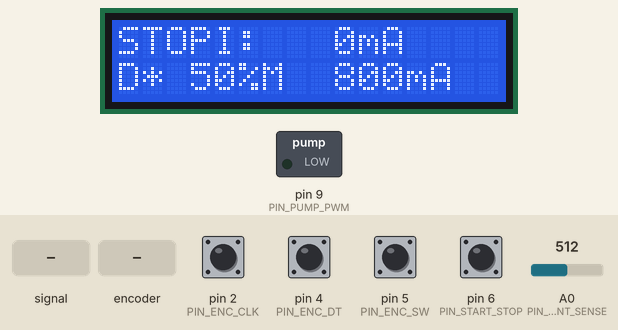
The program below on a simulated Arduino Uno, built with avr-gcc and run on an emulated ATmega328P. On the bench: 16×2 character LCD, switched loads named in the program (green lamp = pin HIGH). The test bench sets the inputs (shaded band); at power-on: pin 2 (PIN_ENC_CLK), pin 4 (PIN_ENC_DT), pin 5 (PIN_ENC_SW), pin 6 (PIN_START_STOP) HIGH, A0 (PIN_CURRENT_SENSE) = 512. EEPROM starts erased; what the program prints to the serial monitor is not drawn.

Above: at 1.3 s.
1.4 s: pin 5 (PIN_ENC_SW) pulled LOW for 0.15 s
At 2.0 s:
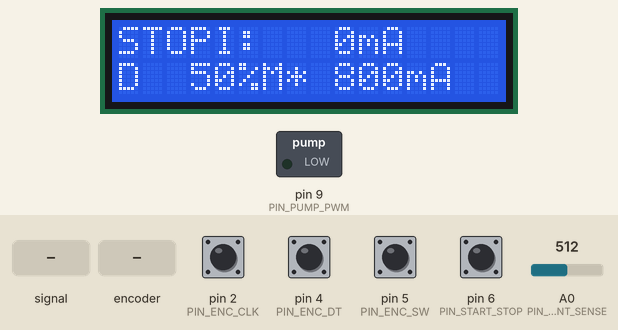
3.0 s: A0 (PIN_CURRENT_SENSE) fed a 200 Hz sine of ±81 counts around its level
At 4.48 s:
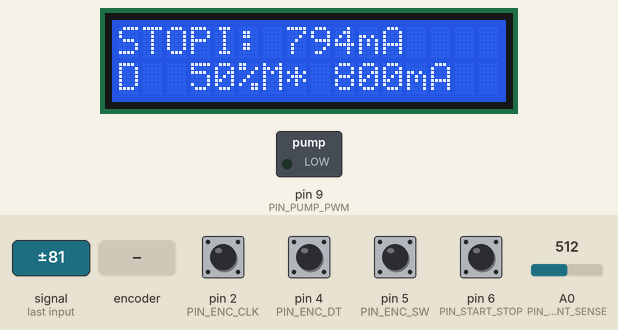
4.5 s: pin 6 (PIN_START_STOP) pulled LOW for 0.15 s
At 4.92 s:
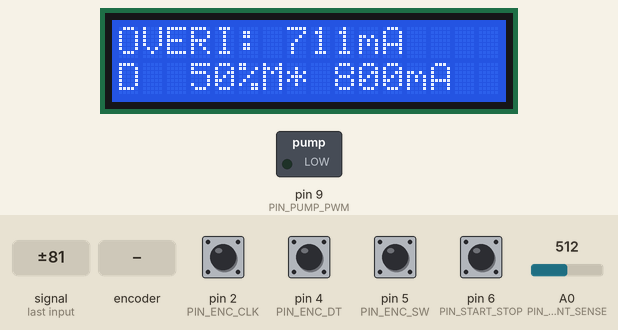
5.2 s: pin 5 (PIN_ENC_SW) pulled LOW for 1 s
At 5.52 s:
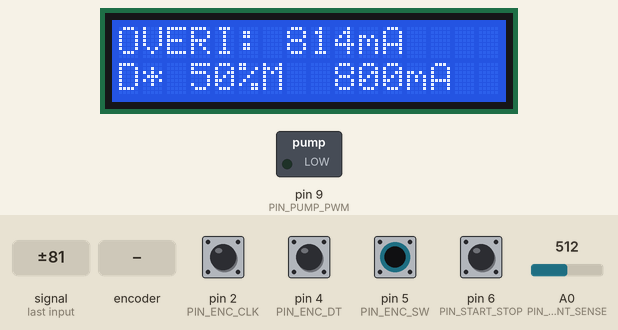
6.8 s: A0 (PIN_CURRENT_SENSE) set to 716
At 8.1 s:
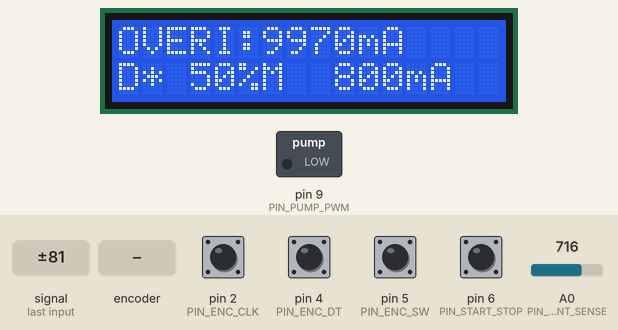
8.4 s: rotary encoder on pin 2 (PIN_ENC_CLK) / pin 4 (PIN_ENC_DT) turned 3 steps (first pin leading)
At 9.9 s:
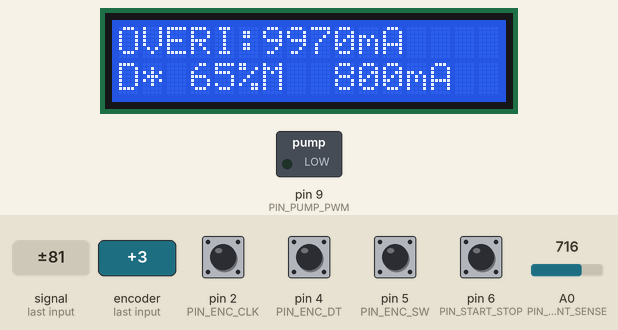
Timing chart, 0 to 11.4 s (numbered marks = the images above; inputs shaded):
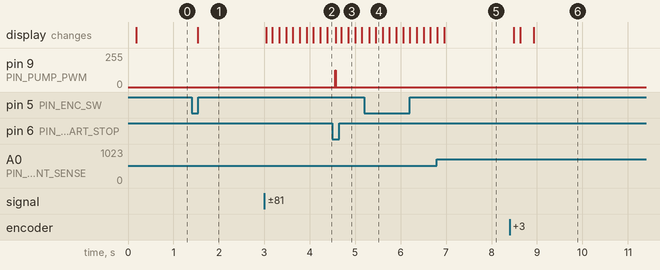

The program:

main.cpp
```cpp
#include <Arduino.h>
#include <EEPROM.h>

#include "pins.h"
#include "encoder.h"
#include "current_sense.h"
#include "pump_state.h"
#include "display.h"

// --- Adjustable limits and step sizes -------------------------------------
constexpr uint8_t DUTY_STEP_PERCENT = 5;
constexpr int16_t MAX_CURRENT_STEP_MA = 50;
constexpr int16_t MAX_CURRENT_CEILING_MA = 2000; // sane ceiling for a 12V pump
constexpr int16_t MAX_CURRENT_FLOOR_MA = 100;

constexpr unsigned long DISPLAY_PERIOD_MS = 150;
constexpr unsigned long SERIAL_LOG_PERIOD_MS = 200;

// --- Settings persisted in EEPROM ------------------------------------------
struct PersistedSettings {
    uint8_t magic;
    uint8_t dutyPercent;
    int16_t maxCurrentMa;
};
constexpr uint8_t SETTINGS_MAGIC = 0xA5;
constexpr int EEPROM_ADDR = 0;

static PersistedSettings s_settings;
static EncoderTarget s_activeTarget = EncoderTarget::Duty;
static bool s_running = false;
static bool s_overCurrentLatched = false;

static unsigned long s_lastDisplayMs = 0;
static unsigned long s_lastSerialMs = 0;

static void loadSettings() {
    EEPROM.get(EEPROM_ADDR, s_settings);
    if (s_settings.magic != SETTINGS_MAGIC) {
        s_settings.magic = SETTINGS_MAGIC;
        s_settings.dutyPercent = 50;
        s_settings.maxCurrentMa = 800;
        EEPROM.put(EEPROM_ADDR, s_settings);
    }
}

static void saveSettings() {
    // EEPROM.put does an "update" - it only writes bytes that changed.
    EEPROM.put(EEPROM_ADDR, s_settings);
}

static void applyEncoderDelta() {
    int delta = encoderTakeDelta();
    if (delta == 0) {
        return;
    }

    if (s_activeTarget == EncoderTarget::Duty) {
        int newDuty = (int)s_settings.dutyPercent + delta * DUTY_STEP_PERCENT;
        newDuty = constrain(newDuty, 0, 100);
        s_settings.dutyPercent = (uint8_t)newDuty;
    } else {
        int newLimit = (int)s_settings.maxCurrentMa + delta * MAX_CURRENT_STEP_MA;
        newLimit = constrain(newLimit, MAX_CURRENT_FLOOR_MA, MAX_CURRENT_CEILING_MA);
        s_settings.maxCurrentMa = (int16_t)newLimit;
    }
    saveSettings();
}

static void applyEncoderClick() {
    if (encoderTakeClick()) {
        s_activeTarget = (s_activeTarget == EncoderTarget::Duty) ? EncoderTarget::MaxCurrent
                                                                   : EncoderTarget::Duty;
    }
}

static void applyStartStop() {
    if (!startStopTakePress()) {
        return;
    }
    if (s_overCurrentLatched) {
        // The first press after a trip only clears the latch; the pump does not
        // start by itself - press again.
        s_overCurrentLatched = false;
        s_running = false;
    } else {
        s_running = !s_running;
    }
}

void setup() {
    Serial.begin(9600); // 9600 is reliable even on the internal RC oscillator (see platformio.ini)

    pinMode(PIN_PUMP_PWM, OUTPUT);
    analogWrite(PIN_PUMP_PWM, 0); // pump must be off before zero-current calibration

    encoderInit();
    displayInit();
    loadSettings();

    // The pump is known to be stopped (analogWrite(0) above) - calibrate the
    // ACS712 zero against this module's real offset.
    currentSenseInit();
}

void loop() {
    applyEncoderDelta();
    applyEncoderClick();
    applyStartStop();

    float dutyFraction = s_running ? (s_settings.dutyPercent / 100.0f) : 0.0f;
    analogWrite(PIN_PUMP_PWM, s_running ? map(s_settings.dutyPercent, 0, 100, 0, 255) : 0);

    int16_t measuredMa = readAveragedCurrentMa();
    int16_t effectiveMa = estimateEffectiveCurrentMa(measuredMa, dutyFraction);

    if (s_running && !s_overCurrentLatched && measuredMa > s_settings.maxCurrentMa) {
        s_running = false;
        s_overCurrentLatched = true;
        analogWrite(PIN_PUMP_PWM, 0);
    }

    PumpClassification classification;
    if (s_overCurrentLatched) {
        classification = {PumpState::OverCurrent, 0};
    } else {
        classification = classifyPump(effectiveMa, s_settings.maxCurrentMa);
    }

    unsigned long now = millis();
    if (now - s_lastDisplayMs >= DISPLAY_PERIOD_MS) {
        s_lastDisplayMs = now;
        displayUpdate(classification.state, measuredMa, s_settings.dutyPercent,
                       classification.pressureUnits, s_activeTarget, s_settings.maxCurrentMa);
    }

    if (now - s_lastSerialMs >= SERIAL_LOG_PERIOD_MS) {
        s_lastSerialMs = now;
        Serial.print(F("duty="));
        Serial.print(s_settings.dutyPercent);
        Serial.print(F(" limit="));
        Serial.print(s_settings.maxCurrentMa);
        Serial.print(F(" measuredMa="));
        Serial.print(measuredMa);
        Serial.print(F(" effectiveMa="));
        Serial.print(effectiveMa);
        Serial.print(F(" pressure="));
        Serial.print(classification.pressureUnits);
        Serial.print(F(" state="));
        Serial.println((int)classification.state);
    }
}
```

current_sense.cpp
```cpp
#include "current_sense.h"
#include "pins.h"

static float s_zeroOffsetV = 2.5f;
static constexpr float ADC_VREF_V = 5.0f;
static constexpr int ADC_MAX_COUNTS = 1023;
static constexpr int SAMPLE_COUNT = 32;

static float readAdcVoltageAveraged(int samples) {
    long sum = 0;
    for (int i = 0; i < samples; i++) {
        sum += analogRead(PIN_CURRENT_SENSE);
    }
    float avgCounts = (float)sum / samples;
    return (avgCounts / ADC_MAX_COUNTS) * ADC_VREF_V;
}

void currentSenseInit() {
    // The pump is guaranteed off in setup() before this call - use that window
    // to measure the real ACS712 zero offset (real modules are not exactly Vcc/2).
    s_zeroOffsetV = readAdcVoltageAveraged(200);
}

int16_t readAveragedCurrentMa() {
    float voltage = readAdcVoltageAveraged(SAMPLE_COUNT);
    float amps = (voltage - s_zeroOffsetV) * 1000.0f / ACS712_MV_PER_AMP;
    return (int16_t)(amps * 1000.0f);
}

int16_t estimateEffectiveCurrentMa(int16_t measuredMa, float duty01) {
    if (duty01 <= 0.01f) {
        return 0;
    }
    return (int16_t)((float)measuredMa / duty01);
}
```

current_sense.h
```cpp
#pragma once
#include <Arduino.h>

// ACS712-20A: 100 mV/A, ~Vcc/2 at zero current (the real offset is calibrated
// automatically at startup rather than assumed).
constexpr float ACS712_MV_PER_AMP = 100.0f;

void currentSenseInit();

// Averaged measured current (mA) - what the ACS712 actually sees through the
// RC filter, i.e. the PWM-chopped average current on the +12V rail.
int16_t readAveragedCurrentMa();

// Estimated "effective" motor current (mA): measured average current divided by
// the duty cycle, so readings at different duty values are comparable. duty01 in [0,1].
// Returns 0 when duty01 == 0 (motor is not running, nothing to divide by).
int16_t estimateEffectiveCurrentMa(int16_t measuredMa, float duty01);
```

display.cpp
```cpp
#include "display.h"
#include "pins.h"
#include <LiquidCrystal_I2C.h>
#include <string.h>
#include <stdio.h>

static LiquidCrystal_I2C s_lcd(LCD_I2C_ADDR, LCD_COLS, LCD_ROWS);

// The standard HD44780 font has no Cyrillic -> short Latin labels.
static const char *stateLabel(PumpState state) {
    switch (state) {
        case PumpState::Stopped: return "STOP";
        case PumpState::Air: return "AIR ";
        case PumpState::Water: return "H2O ";
        case PumpState::OverCurrent: return "OVER";
    }
    return "????";
}

static void printPaddedRow(uint8_t row, const char *text) {
    char buf[LCD_COLS + 1];
    uint8_t len = strlen(text);
    for (uint8_t i = 0; i < LCD_COLS; i++) {
        buf[i] = (i < len) ? text[i] : ' ';
    }
    buf[LCD_COLS] = '\0';
    s_lcd.setCursor(0, row);
    s_lcd.print(buf);
}

void displayInit() {
    s_lcd.init();
    s_lcd.backlight();
    printPaddedRow(0, "Pump test stand");
    printPaddedRow(1, "init...");
}

void displayUpdate(PumpState state, int16_t measuredCurrentMa, uint8_t dutyPercent,
                    uint8_t pressureUnits, EncoderTarget activeTarget, int16_t maxCurrentMa) {
    char line1[LCD_COLS + 1];
    if (state == PumpState::Water) {
        snprintf(line1, sizeof(line1), "%sI:%4dmA%4d", stateLabel(state), measuredCurrentMa, pressureUnits);
    } else {
        snprintf(line1, sizeof(line1), "%sI:%4dmA", stateLabel(state), measuredCurrentMa);
    }

    char dutyMarker = (activeTarget == EncoderTarget::Duty) ? '*' : ' ';
    char curMarker = (activeTarget == EncoderTarget::MaxCurrent) ? '*' : ' ';
    char line2[LCD_COLS + 1];
    snprintf(line2, sizeof(line2), "D%c%3d%%M%c%4dmA", dutyMarker, dutyPercent, curMarker, maxCurrentMa);

    printPaddedRow(0, line1);
    printPaddedRow(1, line2);
}
```

display.h
```cpp
#pragma once
#include <Arduino.h>
#include "pump_state.h"
#include "encoder.h"

void displayInit();

void displayUpdate(PumpState state, int16_t measuredCurrentMa, uint8_t dutyPercent,
                    uint8_t pressureUnits, EncoderTarget activeTarget, int16_t maxCurrentMa);
```

encoder.cpp
```cpp
#include "encoder.h"
#include "pins.h"

// Encoder detent accumulator: written only by the ISR, read/reset only by loop().
static volatile int8_t s_encDelta = 0;

// Classic approach: interrupt on the CLK edge, read the DT level inside the ISR
// to get the direction. No second hardware interrupt on DT is needed - the
// ATmega328 has external interrupts only on D2/D3.
static void encoderIsr() {
    delayMicroseconds(2); // let the signals settle before reading DT
    if (digitalRead(PIN_ENC_DT) != digitalRead(PIN_ENC_CLK)) {
        s_encDelta++;
    } else {
        s_encDelta--;
    }
}

// Debounce for the two buttons (encoder click, start/stop) polled in loop().
struct DebouncedButton {
    uint8_t pin;
    bool lastRaw = true; // INPUT_PULLUP => idle level is HIGH
    bool stableState = true;
    unsigned long lastChangeMs = 0;
    bool pendingPress = false;
};

static DebouncedButton s_encButton{PIN_ENC_SW};
static DebouncedButton s_startStopButton{PIN_START_STOP};

static constexpr unsigned long DEBOUNCE_MS = 25;

static void pollButton(DebouncedButton &b) {
    bool raw = digitalRead(b.pin);
    unsigned long now = millis();

    if (raw != b.lastRaw) {
        b.lastChangeMs = now;
        b.lastRaw = raw;
    }

    if ((now - b.lastChangeMs) > DEBOUNCE_MS && b.stableState != raw) {
        b.stableState = raw;
        if (b.stableState == LOW) { // transition to pressed
            b.pendingPress = true;
        }
    }
}

void encoderInit() {
    pinMode(PIN_ENC_CLK, INPUT_PULLUP);
    pinMode(PIN_ENC_DT, INPUT_PULLUP);
    pinMode(PIN_ENC_SW, INPUT_PULLUP);
    pinMode(PIN_START_STOP, INPUT_PULLUP);

    attachInterrupt(digitalPinToInterrupt(PIN_ENC_CLK), encoderIsr, FALLING);
}

int encoderTakeDelta() {
    noInterrupts();
    int delta = s_encDelta;
    s_encDelta = 0;
    interrupts();
    return delta;
}

bool encoderTakeClick() {
    pollButton(s_encButton);
    if (s_encButton.pendingPress) {
        s_encButton.pendingPress = false;
        return true;
    }
    return false;
}

bool startStopTakePress() {
    pollButton(s_startStopButton);
    if (s_startStopButton.pendingPress) {
        s_startStopButton.pendingPress = false;
        return true;
    }
    return false;
}
```

encoder.h
```cpp
#pragma once
#include <Arduino.h>

// What the encoder currently adjusts.
enum class EncoderTarget : uint8_t {
    Duty = 0,
    MaxCurrent = 1,
};

void encoderInit();

// Takes the encoder detents accumulated since the last call (+1/-1 per detent).
// Call from loop(), not from an ISR.
int encoderTakeDelta();

// true once per encoder button click (already debounced).
bool encoderTakeClick();

// Start/stop button: true once per press (debounced).
bool startStopTakePress();
```

pump_state.cpp
```cpp
#include "pump_state.h"

PumpClassification classifyPump(int16_t effectiveCurrentMa, int16_t maxCurrentMa) {
    if (effectiveCurrentMa <= CURRENT_IDLE_MAX_MA) {
        return {PumpState::Stopped, 0};
    }
    if (effectiveCurrentMa <= CURRENT_AIR_MAX_MA) {
        return {PumpState::Air, 0};
    }

    int16_t span = maxCurrentMa - CURRENT_WATER_MIN_MA;
    uint8_t pressure = 0;
    if (span > 0) {
        long clamped = constrain(effectiveCurrentMa, CURRENT_WATER_MIN_MA, maxCurrentMa);
        pressure = (uint8_t)map(clamped, CURRENT_WATER_MIN_MA, maxCurrentMa, 0, 100);
    }
    return {PumpState::Water, pressure};
}
```

pump_state.h
```cpp
#pragma once
#include <Arduino.h>

enum class PumpState : uint8_t {
    Stopped,
    Air,
    Water,
    OverCurrent,
};

// --- Classification thresholds by effective current (mA) ------------------
// These are EMPIRICAL values - calibrate them on the real stand with your
// specific pump (see README.md, "Calibration"). The values below are only a
// starting point for the first power-up.
//
//   0 .. CURRENT_IDLE_MAX_MA        -> no current / motor not running
//   CURRENT_IDLE_MAX_MA .. AIR_MAX  -> pumping air (light load)
//   CURRENT_AIR_MAX_MA .. MaxCurrent-> pumping water; pressure (0..100 units)
//                                      linear from WATER_MIN to MaxCurrent
constexpr int16_t CURRENT_IDLE_MAX_MA = 30;
constexpr int16_t CURRENT_AIR_MAX_MA = 150;
constexpr int16_t CURRENT_WATER_MIN_MA = 150;

struct PumpClassification {
    PumpState state;
    uint8_t pressureUnits; // 0..100, meaningful only when state == Water
};

// maxCurrentMa - the current user overload threshold (the same value that is
// set with the encoder and used for auto shutoff).
PumpClassification classifyPump(int16_t effectiveCurrentMa, int16_t maxCurrentMa);
```

pins.h
```cpp
#pragma once

// PWM to the MOSFET gate (Timer1/OC1A - analogWrite supports D9 directly)
constexpr uint8_t PIN_PUMP_PWM = 9;

// ACS712 analog output (through an RC filter)
constexpr uint8_t PIN_CURRENT_SENSE = A0;

// Encoder
constexpr uint8_t PIN_ENC_CLK = 2; // INT0
constexpr uint8_t PIN_ENC_DT = 4;
constexpr uint8_t PIN_ENC_SW = 5;

// Separate start/stop button
constexpr uint8_t PIN_START_STOP = 6;

// LCD (Freenove I2C IIC LCD1602, PCF8574 controller) - default address.
// If the module does not respond, try 0x3F (the other common PCF8574 address).
constexpr uint8_t LCD_I2C_ADDR = 0x27;
constexpr uint8_t LCD_COLS = 16;
constexpr uint8_t LCD_ROWS = 2;
```

Measured:
- after the input at 1.4 s, the display: changes after 0.14 s (image 1)
- after the input at 3.0 s, the display: first changes after 0.05 s (image 2 shows a later state)
- after the input at 4.5 s, pin 9 (PIN_PUMP_PWM): 0/255 → 127/255 after 0.06 s, → 0/255 0.01 s later; the display: first differs from a run without the input after 0.20 s (image 3 shows a later state)
- after the input at 5.2 s, the display: first changes after 0.11 s (image 4 shows a later state)
- after the input at 8.4 s, the display: first changes after 0.09 s (image 6 shows a later state)
